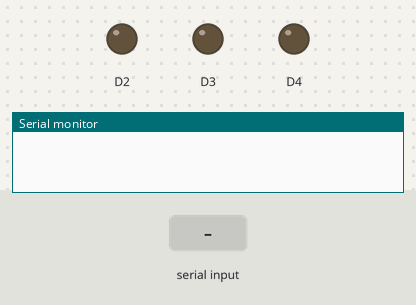
This sketch was run on a simulated Arduino Zero (SAMD21). Parts: output pins drawn as LEDs (lit = HIGH), the last lines printed to the serial monitor. The test bench sets the inputs (shaded band).

Above: at 1.2 s.
1.3 s: "1\n" received over Serial
At 3.2 s:
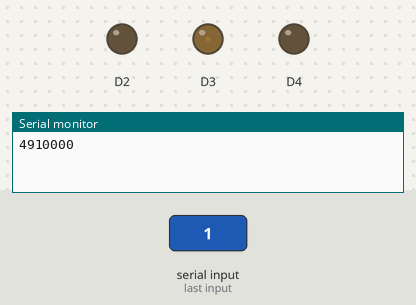
3.8 s: "0\n" received over Serial
At 5.1 s:
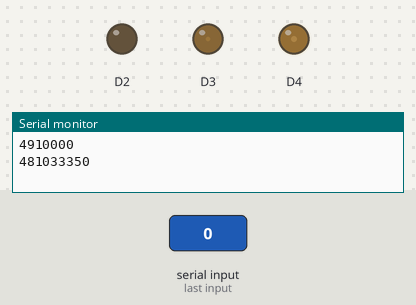
6.3 s: "2\n" received over Serial
At 8.2 s:
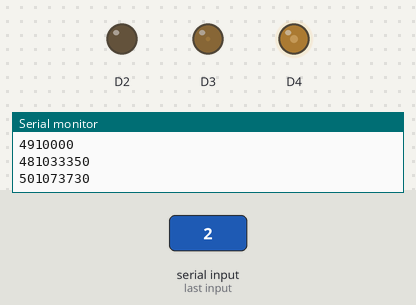
Timing chart, 0 to 9.7 s (numbered marks = the images above; inputs shaded):
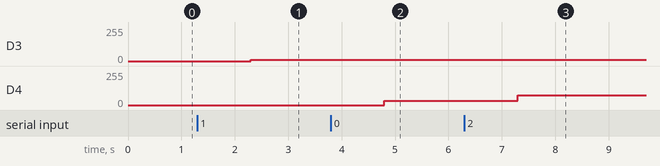

The sketch:

sketch_sep12a.ino
```cpp
void setup() {
  // put your setup code here, to run once:
  Serial.begin(921600);
  analogWriteFreq(100'000);
  analogWriteResolution(8);
}

void loop() {
  // put your main code here, to run repeatedly:
  if (Serial.available())
  {
    uint8_t buf[5];
    Serial.readBytes(buf, 5);
    Serial.print(buf[0]);
    Serial.print(buf[1]);
    Serial.print(buf[2]);
    Serial.print(buf[3]);
    Serial.print(buf[4]);
    Serial.print('\n');

    for (int i = 0; i < 3; i++)
    {
      analogWrite(2 + i, buf[i]);
    }

    // clear rx buffer
    while (Serial.available())
    {
      Serial.read();
    }
  }
}
```

Measured:
- after the input at 1.3 s, D3: 0/255 → 10/255 after 1.0 s
- after the input at 3.8 s, D4: 0/255 → 33/255 after 1.0 s
- after the input at 6.3 s, D4: 33/255 → 73/255 after 1.0 s
